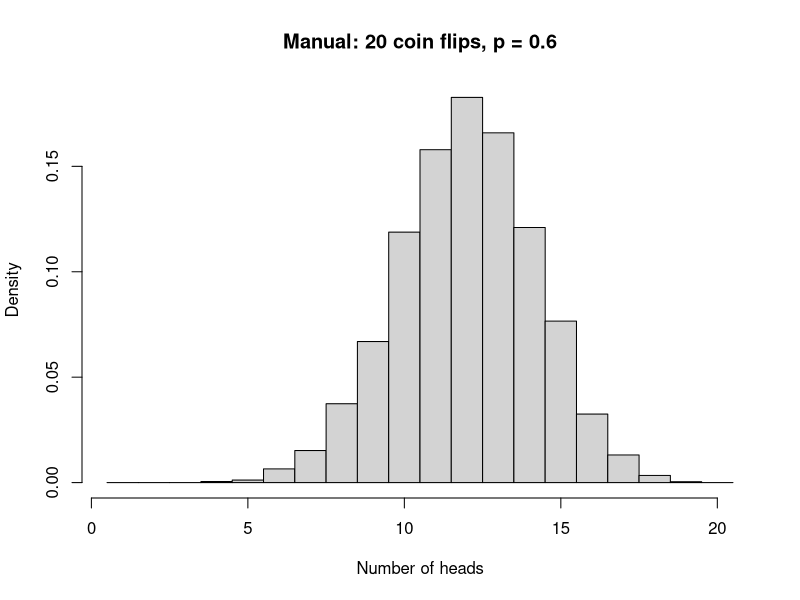
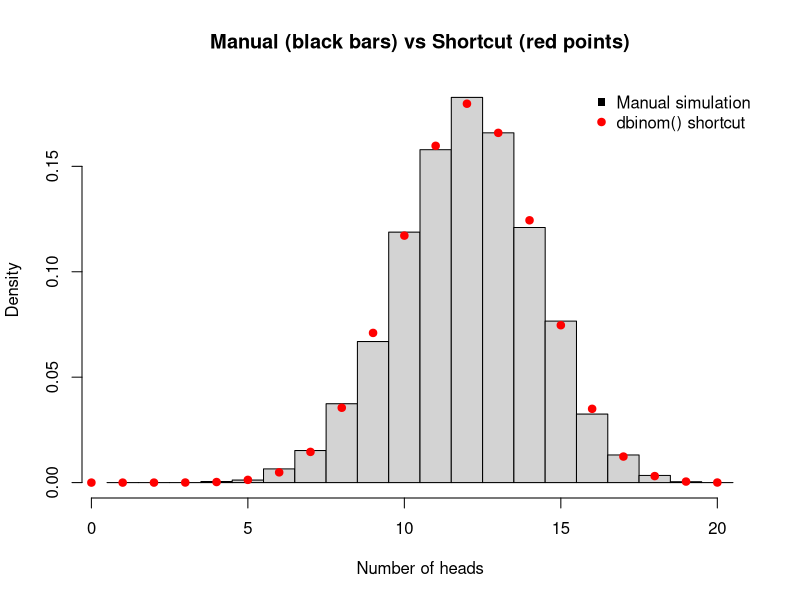
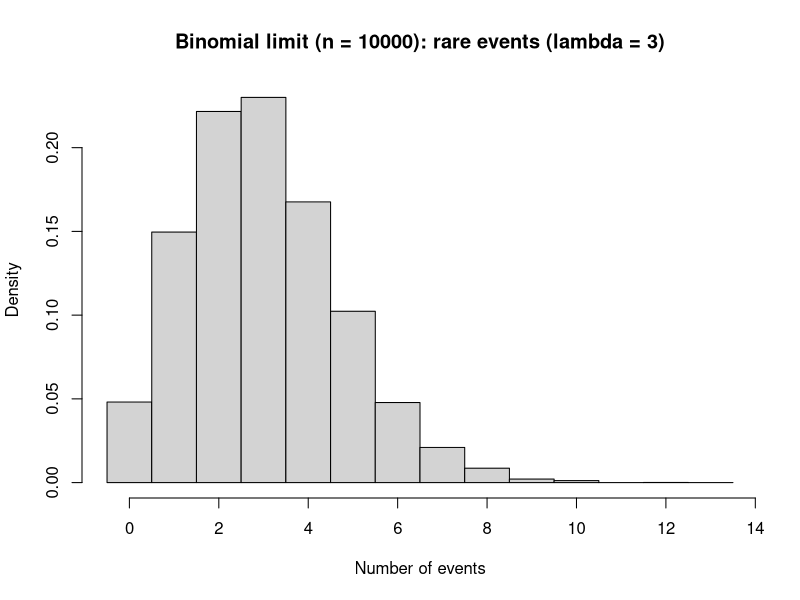
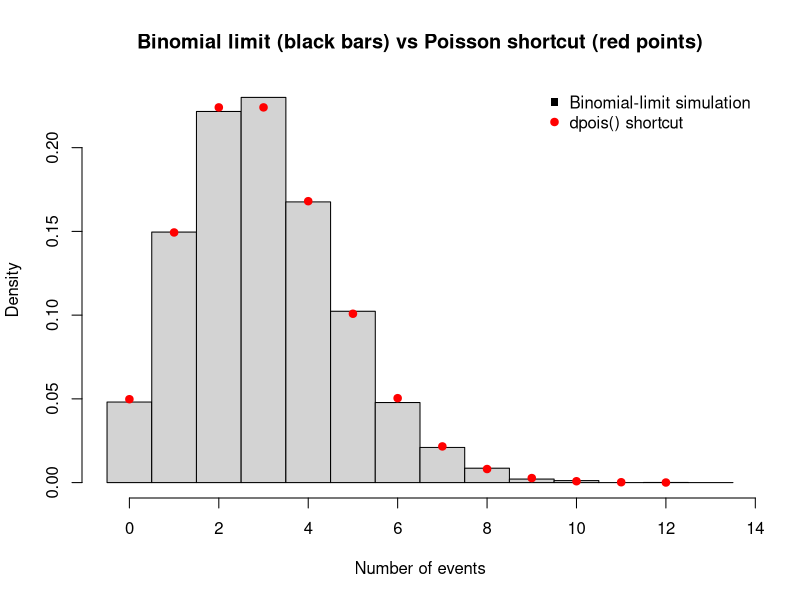
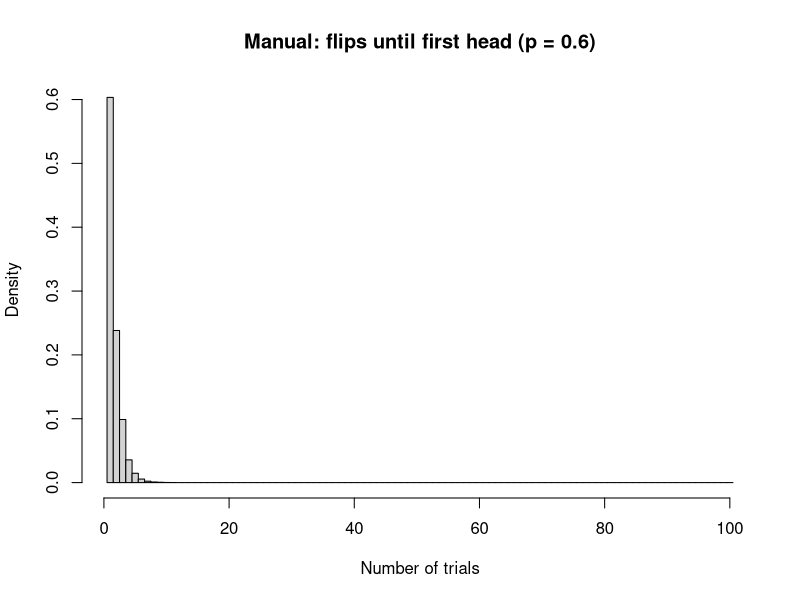
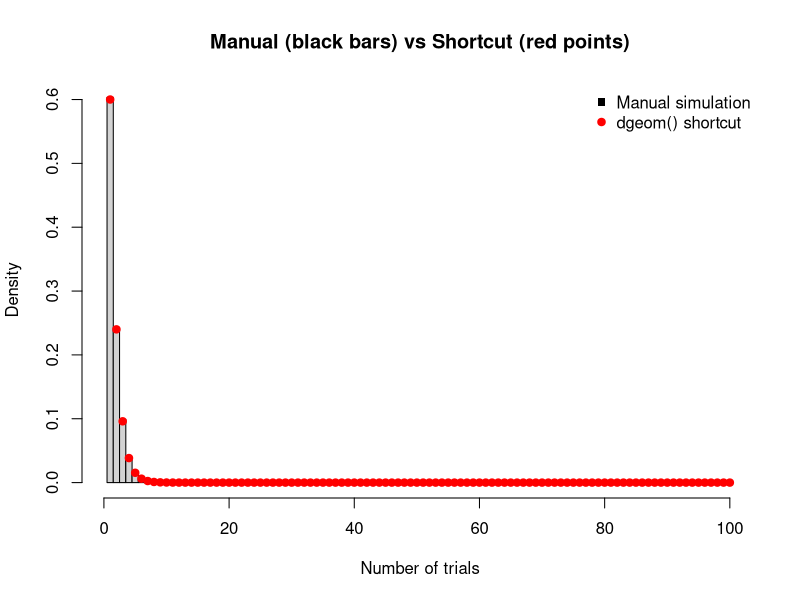
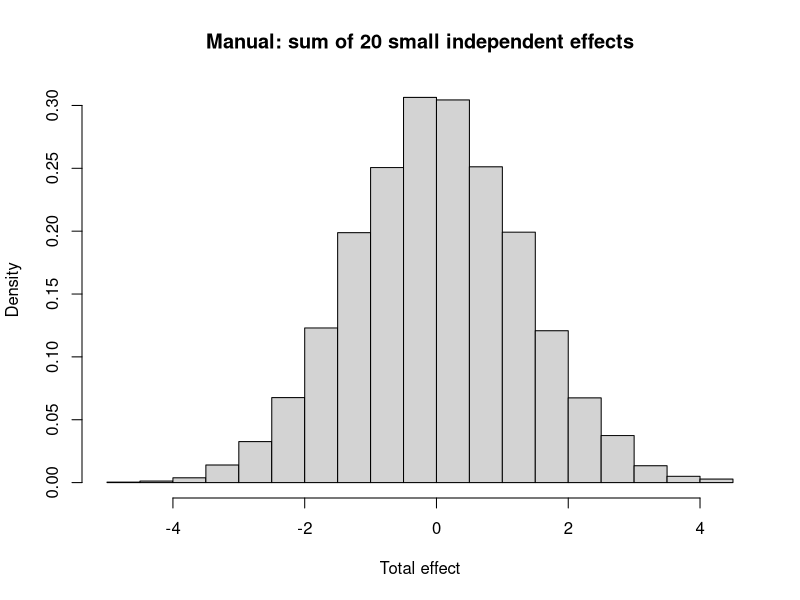
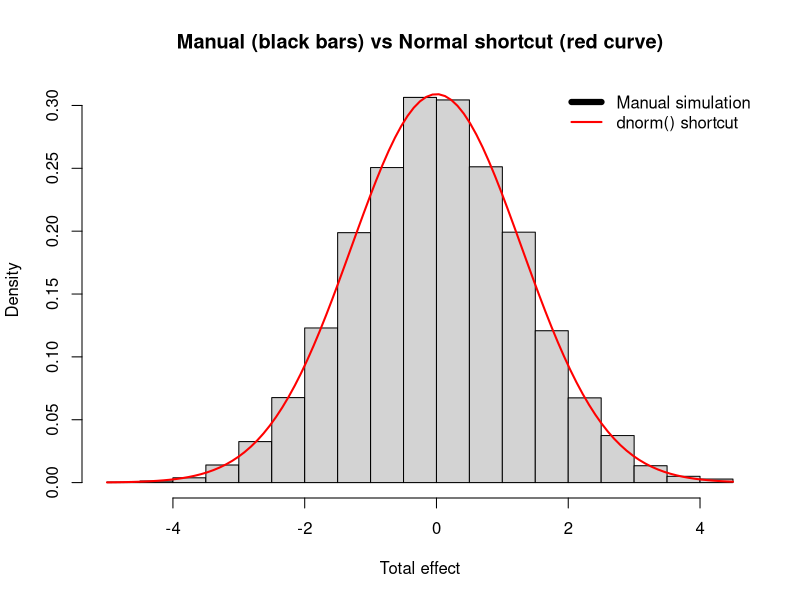

R code for these plots, in order:
## ---- chunk 1
knitr::opts_chunk$set(echo = TRUE, fig.width = 8, fig.height = 5)
## ---- chunk 2
n <- 20
p <- 0.6
n_reps <- 10000
set.seed(12345)

# Manual: sample 0/1, n times, count 1s, repeat
results_manual <- numeric(n_reps)
for (i in 1:n_reps) {
  flips <- sample(c(0, 1), n, replace = TRUE, prob = c(1 - p, p))
  results_manual[i] <- sum(flips)
}

hist(results_manual, breaks = seq(0, n) + 0.5, freq = FALSE,
     main = "Manual: 20 coin flips, p = 0.6",
     xlab = "Number of heads")
## ---- chunk 3
# Shortcut: the binomial formula, dbinom(), evaluated at each possible count
k <- 0:n

hist(results_manual, breaks = seq(0, n) + 0.5, freq = FALSE,
     main = "Manual (black bars) vs Shortcut (red points)",
     xlab = "Number of heads")
points(k, dbinom(k, n, p), col = "red", pch = 19)
legend("topright", legend = c("Manual simulation", "dbinom() shortcut"),
       col = c("black", "red"), pch = c(15, 19), bty = "n")
## ---- chunk 4
lambda <- 3
n_trials <- 10000  # fine-grained time steps
p_event <- lambda / n_trials  # tiny probability per step
n_reps <- 10000
set.seed(12345)

# "Manual": Poisson as the limit of a binomial with many tiny-probability trials
results_manual <- numeric(n_reps)
for (i in 1:n_reps) {
  results_manual[i] <- sum(rbinom(1, n_trials, p_event))
}

hist(results_manual, breaks = seq(-0.5, max(results_manual) + 1.5), freq = FALSE,
     main = "Binomial limit (n = 10000): rare events (lambda = 3)",
     xlab = "Number of events")
## ---- chunk 5
# Shortcut: the Poisson formula, dpois(), evaluated at each possible count
k <- 0:max(results_manual)

hist(results_manual, breaks = seq(-0.5, max(results_manual) + 1.5), freq = FALSE,
     main = "Binomial limit (black bars) vs Poisson shortcut (red points)",
     xlab = "Number of events")
points(k, dpois(k, lambda), col = "red", pch = 19)
legend("topright", legend = c("Binomial-limit simulation", "dpois() shortcut"),
       col = c("black", "red"), pch = c(15, 19), bty = "n")
## ---- chunk 6
p <- 0.6
n_reps <- 10000
max_trials <- 100
set.seed(12345)

# Manual: sample until first 1, count attempts
results_manual <- numeric(n_reps)
for (i in 1:n_reps) {
  flips <- sample(c(0, 1), max_trials, replace = TRUE, prob = c(1 - p, p))
  first_success <- which(flips == 1)[1]
  results_manual[i] <- ifelse(is.na(first_success), max_trials, first_success)
}

hist(results_manual, breaks = seq(0.5, max_trials + 0.5), freq = FALSE,
     main = "Manual: flips until first head (p = 0.6)",
     xlab = "Number of trials")
## ---- chunk 7
# Shortcut: the geometric formula, dgeom().
# Watch the convention: dgeom() counts the number of FAILURES before the first
# success (0, 1, 2, ...), but our manual sim counts the TRIAL on which the first
# success occurs (1, 2, 3, ...). So P(first success on trial k) is dgeom(k - 1, p).
k <- 1:max_trials

hist(results_manual, breaks = seq(0.5, max_trials + 0.5), freq = FALSE,
     main = "Manual (black bars) vs Shortcut (red points)",
     xlab = "Number of trials")
points(k, dgeom(k - 1, p), col = "red", pch = 19)
legend("topright", legend = c("Manual simulation", "dgeom() shortcut"),
       col = c("black", "red"), pch = c(15, 19), bty = "n")
## ---- chunk 8
n_effects <- 20     # how many small effects add up to make the quantity
n_reps <- 10000
set.seed(12345)

# Manual: build a quantity by ADDING many small independent effects, then repeat
results_manual <- numeric(n_reps)
for (i in 1:n_reps) {
  effects <- runif(n_effects, -0.5, 0.5)  # many tiny random contributions
  results_manual[i] <- sum(effects)       # the process output is their sum
}

hist(results_manual, breaks = 30, freq = FALSE,
     main = "Manual: sum of 20 small independent effects",
     xlab = "Total effect")
## ---- chunk 9
# Shortcut: the normal density curve, dnorm(), using the mean and sd OF THE SUM.
# For a sum of independent pieces, the means add and the variances add:
mu_total <- n_effects * 0         # each effect has mean 0
var_one  <- 1^2 / 12              # variance of one uniform(-0.5, 0.5) effect (width 1)
sd_total <- sqrt(n_effects * var_one)

hist(results_manual, breaks = 30, freq = FALSE,
     main = "Manual (black bars) vs Normal shortcut (red curve)",
     xlab = "Total effect")
curve(dnorm(x, mean = mu_total, sd = sd_total), col = "red", lwd = 2, add = TRUE)
legend("topright", legend = c("Manual simulation", "dnorm() shortcut"),
       col = c("black", "red"), lwd = c(6, 2), bty = "n")
